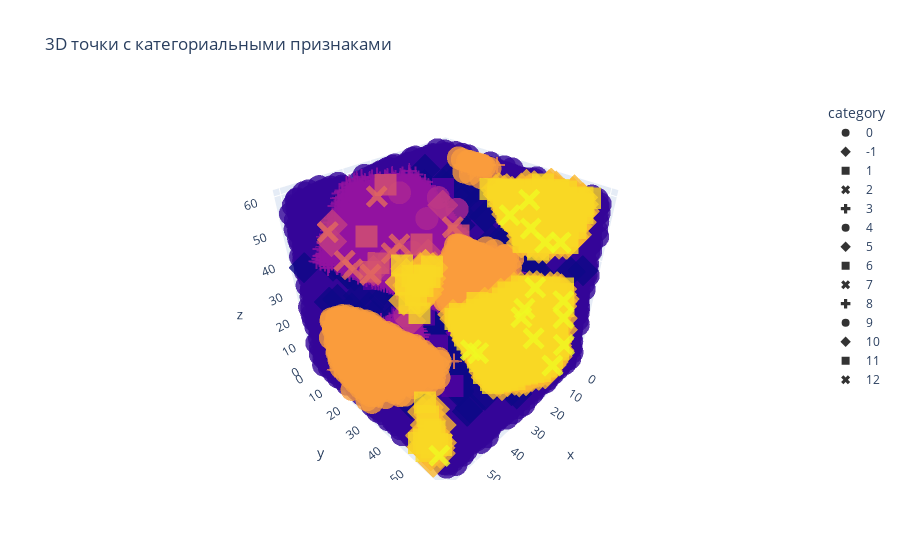

The cell this chart's notebook holds for it:
### Code cell
visualise_str_labels(structure, clusterisation(6,0.2, embedding))

### Figure 1 — Plotly figure (JSON) as saved in the notebook; plotly's stock layout.template omitted (floating-point values rounded to 4 significant figures; data arrays with more than 128 entries replaced by an {"elided": "..."} marker saying what was removed)
{"data": [{"hovertemplate": "category=%{marker.color}<br>x=%{x}<br>y=%{y}<br>z=%{z}<extra></extra>", "legendgroup": "0", "marker": {"color": {"elided": "20075 int values"}, "coloraxis": "coloraxis", "opacity": 0.8, "symbol": "circle"}, "mode": "markers", "name": "0", "scene": "scene", "showlegend": true, "type": "scatter3d", "x": {"elided": "20075 float values"}, "y": {"elided": "20075 float values"}, "z": {"elided": "20075 float values"}}, {"hovertemplate": "category=%{marker.color}<br>x=%{x}<br>y=%{y}<br>z=%{z}<extra></extra>", "legendgroup": "-1", "marker": {"color": {"elided": "206 int values"}, "coloraxis": "coloraxis", "opacity": 0.8, "symbol": "diamond"}, "mode": "markers", "name": "-1", "scene": "scene", "showlegend": true, "type": "scatter3d", "x": {"elided": "206 float values"}, "y": {"elided": "206 float values"}, "z": {"elided": "206 float values"}}, {"hovertemplate": "category=%{marker.color}<br>x=%{x}<br>y=%{y}<br>z=%{z}<extra></extra>", "legendgroup": "1", "marker": {"color": [1, 1, 1, 1, 1, 1, 1, 1, 1, 1, 1], "coloraxis": "coloraxis", "opacity": 0.8, "symbol": "square"}, "mode": "markers", "name": "1", "scene": "scene", "showlegend": true, "type": "scatter3d", "x": [16.5, 19.73, 9.986, 29.07, 35.6, 39.27, 38.16, 26.82, 53.61, 36.71, 4.831], "y": [35.51, 44.26, 2.101, 6.25, 1.22, 58.72, 41.02, 16.01, 50.67, 16.31, 3.449], "z": [38.55, 37.59, 40.8, 20.4, 23.02, 22.89, 3.191, 11.01, 36.12, 15.67, 46.86]}, {"hovertemplate": "category=%{marker.color}<br>x=%{x}<br>y=%{y}<br>z=%{z}<extra></extra>", "legendgroup": "2", "marker": {"color": [2, 2, 2, 2, 2, 2, 2, 2, 2, 2, 2, 2, 2, 2, 2, 2, 2, 2, 2, 2, 2, 2, 2, 2, 2, 2, 2, 2, 2, 2, 2, 2, 2, 2, 2, 2, 2, 2, 2, 2, 2, 2, 2, 2, 2, 2, 2, 2, 2, 2, 2, 2, 2, 2, 2, 2, 2, 2, 2, 2, 2, 2, 2, 2], "coloraxis": "coloraxis", "opacity": 0.8, "symbol": "x"}, "mode": "markers", "name": "2", "scene": "scene", "showlegend": true, "type": "scatter3d", "x": [29.41, 31.4, 27.49, 32.21, 31.93, 34.44, 32.0, 33.91, 36.43, 34.73, 37.25, 39.17, 35.9, 36.72, 38.42, 39.24, 43.67, 39.77, 35.97, 37.89, 40.41, 38.71, 41.23, 40.94, 41.75, 45.66, 39.88, 42.4, 43.21, 42.93, 43.74, 48.18, 27.47, 29.39, 31.91, 31.38, 33.9, 32.2, 34.72, 34.43, 39.15, 35.89, 36.7, 36.42, 37.23, 39.75, 37.88, 38.69, 38.41, 39.22, 40.92, 41.74, 43.66, 35.96, 39.87, 40.39, 42.91, 41.21, 43.73, 45.65, 46.46, 48.17, 42.38, 43.2], "y": [51.96, 52.03, 51.54, 52.07, 51.73, 51.51, 51.39, 51.81, 51.58, 51.85, 51.62, 52.04, 51.89, 51.93, 51.66, 51.7, 51.89, 51.4, 51.54, 51.96, 51.74, 52.0, 51.78, 51.44, 51.48, 51.97, 52.04, 51.82, 51.85, 51.51, 51.55, 51.75, 52.23, 52.65, 52.43, 52.73, 52.51, 52.77, 52.54, 52.2, 52.74, 52.58, 52.62, 52.28, 52.32, 52.09, 52.66, 52.7, 52.36, 52.4, 52.13, 52.17, 52.59, 52.24, 52.74, 52.43, 52.21, 52.47, 52.25, 52.67, 52.71, 52.44, 52.51, 52.55], "z": [36.73, 40.7, 41.01, 37.81, 36.3, 35.87, 44.55, 40.27, 39.84, 37.38, 36.95, 32.67, 44.24, 41.35, 43.81, 40.92, 36.21, 36.52, 52.49, 48.21, 47.78, 45.32, 44.89, 43.38, 40.49, 40.18, 52.18, 51.75, 48.86, 47.35, 44.46, 39.75, 41.34, 37.06, 36.63, 41.03, 40.6, 38.14, 37.71, 36.2, 33.0, 44.57, 41.68, 40.17, 37.28, 36.85, 48.54, 45.65, 44.14, 41.25, 43.71, 40.82, 36.54, 52.82, 52.51, 48.11, 47.68, 45.22, 44.79, 40.51, 37.62, 40.08, 52.08, 49.19]}, {"hovertemplate": "category=%{marker.color}<br>x=%{x}<br>y=%{y}<br>z=%{z}<extra></extra>", "legendgroup": "3", "marker": {"color": {"elided": "5135 int values"}, "coloraxis": "coloraxis", "opacity": 0.8, "symbol": "cross"}, "mode": "markers", "name": "3", "scene": "scene", "showlegend": true, "type": "scatter3d", "x": {"elided": "5135 float values"}, "y": {"elided": "5135 float values"}, "z": {"elided": "5135 float values"}}, {"hovertemplate": "category=%{marker.color}<br>x=%{x}<br>y=%{y}<br>z=%{z}<extra></extra>", "legendgroup": "4", "marker": {"color": [4, 4, 4, 4, 4, 4, 4, 4, 4, 4, 4], "coloraxis": "coloraxis", "opacity": 0.8, "symbol": "circle"}, "mode": "markers", "name": "4", "scene": "scene", "showlegend": true, "type": "scatter3d", "x": [12.19, 11.63, 26.25, 21.33, 28.64, 30.85, 21.83, 31.77, 41.63, 25.8, 31.15], "y": [2.861, 8.123, 42.86, 4.916, 1.25, 2.01, 0.5965, 35.79, 49.13, 4.385, 59.32], "z": [38.03, 47.31, 45.94, 29.27, 28.16, 25.39, 49.8, 59.04, 56.33, 3.471, 59.23]}, {"hovertemplate": "category=%{marker.color}<br>x=%{x}<br>y=%{y}<br>z=%{z}<extra></extra>", "legendgroup": "5", "marker": {"color": [5, 5, 5, 5, 5, 5, 5, 5, 5, 5], "coloraxis": "coloraxis", "opacity": 0.8, "symbol": "diamond"}, "mode": "markers", "name": "5", "scene": "scene", "showlegend": true, "type": "scatter3d", "x": [23.29, 22.9, 34.65, 19.63, 44.68, 27.98, 35.56, 51.94, 51.41, 53.59], "y": [28.51, 14.91, 33.63, 18.39, 44.96, 10.11, 26.66, 25.39, 7.138, 9.224], "z": [36.11, 33.26, 31.15, 50.56, 45.77, 5.582, 3.116, 45.0, 51.42, 47.8]}, {"hovertemplate": "category=%{marker.color}<br>x=%{x}<br>y=%{y}<br>z=%{z}<extra></extra>", "legendgroup": "6", "marker": {"color": [6, 6, 6, 6, 6, 6], "coloraxis": "coloraxis", "opacity": 0.8, "symbol": "square"}, "mode": "markers", "name": "6", "scene": "scene", "showlegend": true, "type": "scatter3d", "x": [21.3, 26.98, 34.23, 39.79, 29.66, 48.45], "y": [9.876, 31.96, 2.808, 5.691, 3.898, 18.61], "z": [34.16, 48.27, 29.47, 29.94, 55.75, 51.02]}, {"hovertemplate": "category=%{marker.color}<br>x=%{x}<br>y=%{y}<br>z=%{z}<extra></extra>", "legendgroup": "7", "marker": {"color": [7, 7, 7, 7, 7, 7, 7, 7, 7, 7, 7, 7, 7, 7, 7], "coloraxis": "coloraxis", "opacity": 0.8, "symbol": "x"}, "mode": "markers", "name": "7", "scene": "scene", "showlegend": true, "type": "scatter3d", "x": [34.86, 28.01, 33.69, 41.35, 41.44, 36.29, 44.81, 31.35, 45.51, 38.28, 47.74, 45.21, 45.42, 43.43, 50.05], "y": [45.22, 6.854, 36.2, 45.15, 8.078, 58.91, 38.34, 1.325, 28.76, 58.99, 28.19, 0.2805, 4.598, 2.812, 1.457], "z": [41.58, 29.2, 54.76, 49.09, 30.73, 35.97, 49.98, 51.64, 51.47, 39.94, 49.53, 33.96, 32.94, 0.4677, 46.41]}, {"hovertemplate": "category=%{marker.color}<br>x=%{x}<br>y=%{y}<br>z=%{z}<extra></extra>", "legendgroup": "8", "marker": {"color": {"elided": "412 int values"}, "coloraxis": "coloraxis", "opacity": 0.8, "symbol": "cross"}, "mode": "markers", "name": "8", "scene": "scene", "showlegend": true, "type": "scatter3d", "x": {"elided": "412 float values"}, "y": {"elided": "412 float values"}, "z": {"elided": "412 float values"}}, {"hovertemplate": "category=%{marker.color}<br>x=%{x}<br>y=%{y}<br>z=%{z}<extra></extra>", "legendgroup": "9", "marker": {"color": {"elided": "810 int values"}, "coloraxis": "coloraxis", "opacity": 0.8, "symbol": "circle"}, "mode": "markers", "name": "9", "scene": "scene", "showlegend": true, "type": "scatter3d", "x": {"elided": "810 float values"}, "y": {"elided": "810 float values"}, "z": {"elided": "810 float values"}}, {"hovertemplate": "category=%{marker.color}<br>x=%{x}<br>y=%{y}<br>z=%{z}<extra></extra>", "legendgroup": "10", "marker": {"color": {"elided": "1454 int values"}, "coloraxis": "coloraxis", "opacity": 0.8, "symbol": "diamond"}, "mode": "markers", "name": "10", "scene": "scene", "showlegend": true, "type": "scatter3d", "x": {"elided": "1454 float values"}, "y": {"elided": "1454 float values"}, "z": {"elided": "1454 float values"}}, {"hovertemplate": "category=%{marker.color}<br>x=%{x}<br>y=%{y}<br>z=%{z}<extra></extra>", "legendgroup": "11", "marker": {"color": {"elided": "713 int values"}, "coloraxis": "coloraxis", "opacity": 0.8, "symbol": "square"}, "mode": "markers", "name": "11", "scene": "scene", "showlegend": true, "type": "scatter3d", "x": {"elided": "713 float values"}, "y": {"elided": "713 float values"}, "z": {"elided": "713 float values"}}, {"hovertemplate": "category=%{marker.color}<br>x=%{x}<br>y=%{y}<br>z=%{z}<extra></extra>", "legendgroup": "12", "marker": {"color": [12, 12, 12, 12, 12, 12, 12, 12, 12, 12, 12, 12, 12, 12, 12, 12], "coloraxis": "coloraxis", "opacity": 0.8, "symbol": "x"}, "mode": "markers", "name": "12", "scene": "scene", "showlegend": true, "type": "scatter3d", "x": [4.502, 8.188, 4.435, 20.68, 11.84, 26.22, 0.1492, 29.88, 7.987, 57.76, 0.04797, 7.456, 2.273, 21.31, 11.04, 4.531], "y": [40.62, 48.42, 38.84, 36.23, 55.34, 48.38, 44.46, 40.83, 57.54, 55.32, 56.25, 43.83, 55.4, 52.08, 48.97, 55.44], "z": [45.22, 45.03, 53.89, 2.222, 49.18, 59.77, 1.172, 12.57, 2.39, 1.856, 5.525, 18.11, 17.86, 27.13, 30.93, 25.87]}], "layout": {"coloraxis": {"colorbar": {"title": {"text": "category"}}, "colorscale": [[0, "#0d0887"], [0.1111, "#46039f"], [0.2222, "#7201a8"], [0.3333, "#9c179e"], [0.4444, "#bd3786"], [0.5556, "#d8576b"], [0.6667, "#ed7953"], [0.7778, "#fb9f3a"], [0.8889, "#fdca26"], [1, "#f0f921"]], "showscale": false}, "legend": {"title": {"text": "category"}, "tracegroupgap": 0}, "scene": {"domain": {"x": [0, 1], "y": [0, 1]}, "xaxis": {"title": {"text": "x"}}, "yaxis": {"title": {"text": "y"}}, "zaxis": {"title": {"text": "z"}}}, "title": {"text": "3D точки с категориальными признаками"}}}
